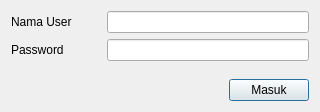
<?xml version="1.0" encoding="UTF-8"?>
<ui version="4.0">
 <class>LoginDialog</class>
 <widget class="QDialog" name="LoginDialog">
  <property name="geometry">
   <rect>
    <x>0</x>
    <y>0</y>
    <width>320</width>
    <height>112</height>
   </rect>
  </property>
  <property name="minimumSize">
   <size>
    <width>320</width>
    <height>0</height>
   </size>
  </property>
  <property name="windowTitle">
   <string>Form Login</string>
  </property>
  <property name="modal">
   <bool>true</bool>
  </property>
  <layout class="QVBoxLayout" name="verticalLayout">
   <item>
    <layout class="QFormLayout" name="formLayout">
     <item row="0" column="0">
      <widget class="QLabel" name="label">
       <property name="minimumSize">
        <size>
         <width>90</width>
         <height>0</height>
        </size>
       </property>
       <property name="text">
        <string>Nama User</string>
       </property>
      </widget>
     </item>
     <item row="0" column="1">
      <widget class="QLineEdit" name="nameEdit"/>
     </item>
     <item row="1" column="0">
      <widget class="QLabel" name="label_2">
       <property name="text">
        <string>Password</string>
       </property>
      </widget>
     </item>
     <item row="1" column="1">
      <widget class="QLineEdit" name="passEdit">
       <property name="echoMode">
        <enum>QLineEdit::EchoMode::Password</enum>
       </property>
      </widget>
     </item>
    </layout>
   </item>
   <item>
    <layout class="QHBoxLayout" name="horizontalLayout">
     <item>
      <spacer name="horizontalSpacer">
       <property name="orientation">
        <enum>Qt::Orientation::Horizontal</enum>
       </property>
       <property name="sizeHint" stdset="0">
        <size>
         <width>40</width>
         <height>20</height>
        </size>
       </property>
      </spacer>
     </item>
     <item>
      <widget class="QPushButton" name="masukButton">
       <property name="text">
        <string>Masuk</string>
       </property>
      </widget>
     </item>
    </layout>
   </item>
  </layout>
 </widget>
 <resources/>
 <connections/>
</ui>
